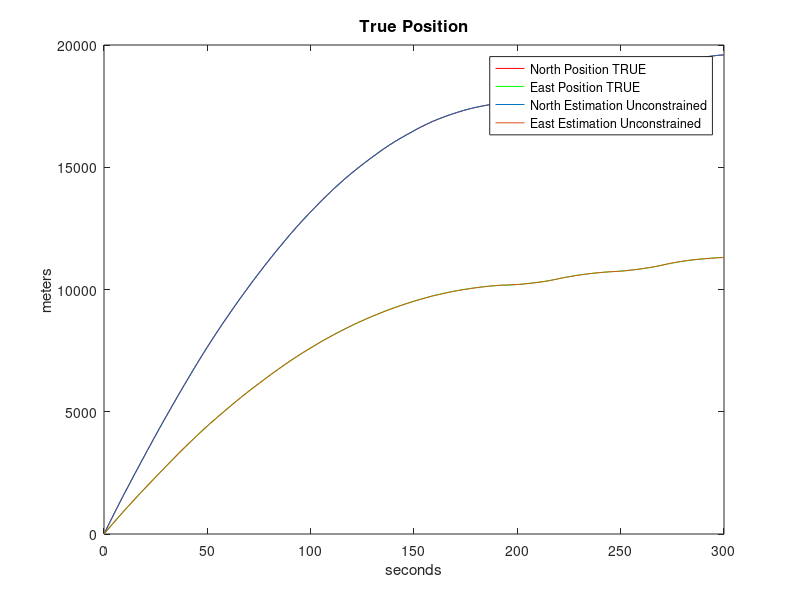
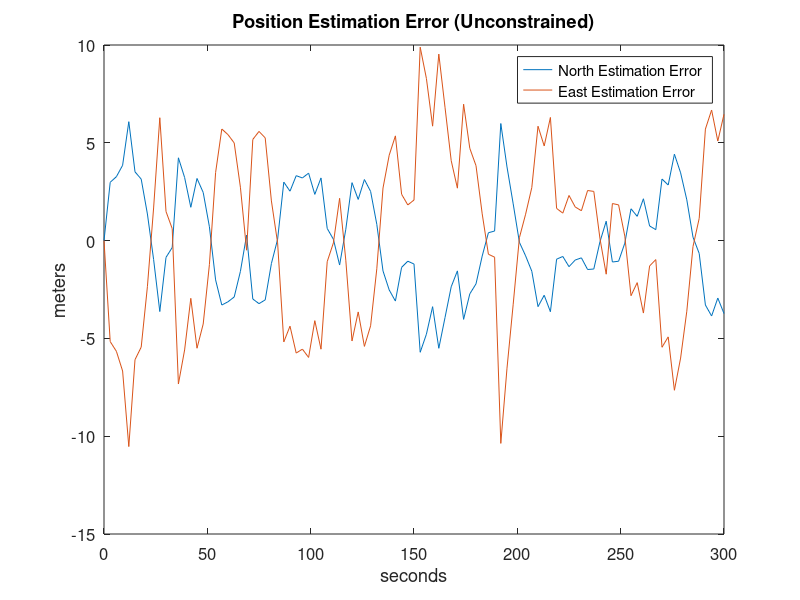
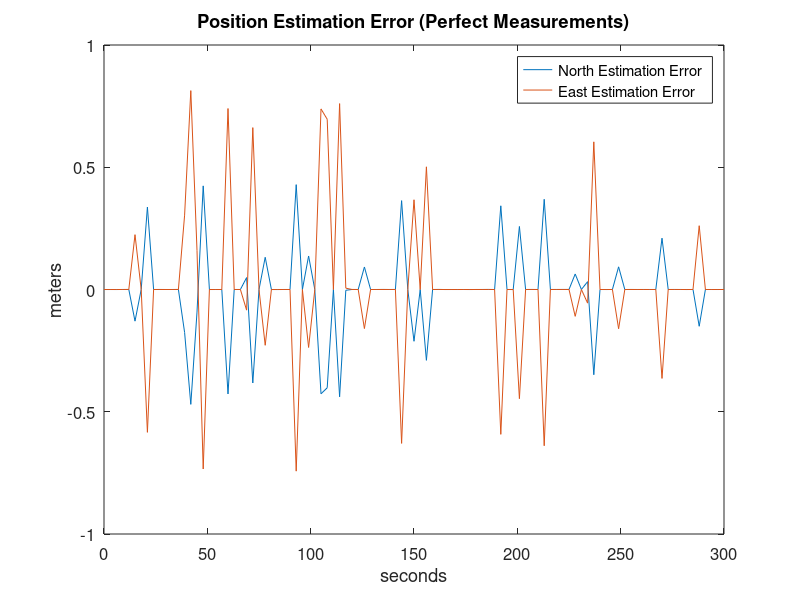
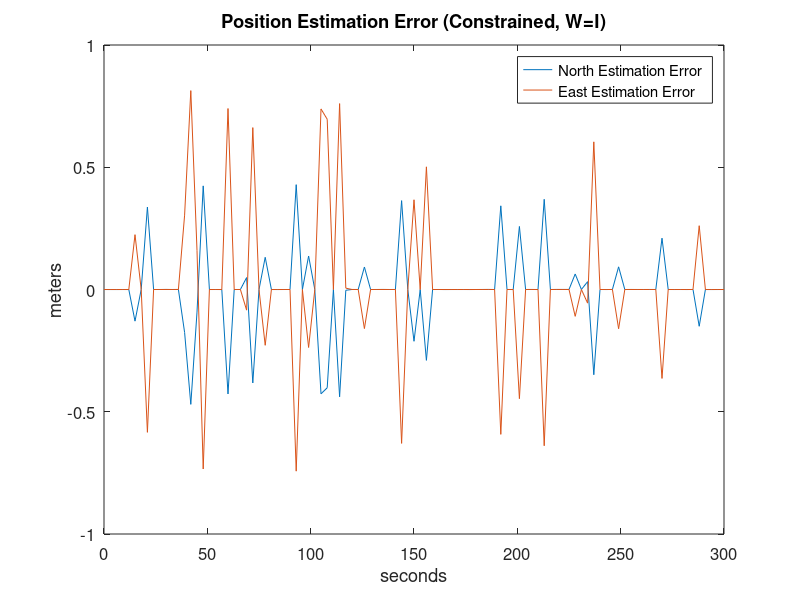

These figures' MATLAB source, in order:
function   ConstrainedKalmanFiltering

% function ConstrainedKalmanFiltering
% This m-file simulates a vehicle tracking problem.
% The vehicle state is estimated with an extended Kalman filter.
% In addition, with the a priori knowledge that the vehicle is on
% a particular road, the vehicle state is estimated with a 
% constrained Kalman filter.
% The state consists of the north and east position, and the
% north and east velocity of the vehicle.
% The measurement consists of ranges to two transponders.


tf = 300; % final time (seconds)
T = 3; % time step (seconds)

Q = diag([4, 4, 1, 1]); % Process noise covariance (m, m, m/sec, m/sec)
Qsqrt = sqrt(Q);

R = diag([900, 900]); % Measurement noise covariance (m, m)
sigma_r = sqrt(R);

% Measurement noise covariance for perfect measurement formulation.
R1 = diag([900, 900, 0, 0]);
sigma_r1 = sqrt(R1);

theta = pi / 3; % heading angle (measured CCW from east)
tantheta = tan(theta);
sintheta = sin(theta);
costheta = cos(theta);

% Define the initial state x, initial unconstrained filter estimate x_hat,
% and initial constrained Kalman filter estimate x_tilde.
x = [0; 0; 170; 100] ;
x_hat = x; % Unconstrained Kalman filter
x_hat_1 = x; % Kalman filter with perfect measurements
x_tilde = x; % Constrained Kalman filter (W=I)
x_tilde_P = x; % Constrained Kalman filter (W=inv(P))

% Initial estimation error covariance
P = diag([R(1,1), R(2,2), Q(1,1), Q(2,2)]);
% Initial estimation error covariance for perfect measurement formulation
P1 = P;

% AccelDecelFlag is used to simulate the vehicle alternately accelerating and
% decelerating, as if in traffic.
AccelDecelFlag = 1;

% Transponder locations.  The first transponder is located at rn1 meters north
% and re1 meters east.  The second transponder is located at rn2 meters north
% and re2 meters east.
%1e5 = 10000
rn1 = 0;
re1 = 0;
rn2 = 1e5 * tantheta;
re2 = 1e5;

% System matrix.
A = [1 0 T 0
   0 1 0 T
   0 0 1 0
   0 0 0 1];

% State constraint matrix.
D = [1 -tantheta 0 0; 
   0 0 1 -tantheta];

% Initialize arrays for saving data for plotting.
%x = [0; 0; 170; 100] ;
x_array = x;

 % Unconstrained Kalman filter
x_hat_array = [];
Constr_array = [];

% Kalman filter with perfect measurements
x_hat_1_array = [];
Constr_1_array = [];

% Constrained Kalman filter (W=I)
x_tilde_array = [];
Constr_Tilde_array = [];

% Constrained Kalman filter (W=inv(P))
x_tilde_P_array = [];
Constr_Tilde_P_array = [];



% Begin the simulation.
for t = T : T : tf
   % Get the measurement.
   z(1, 1) = (x(1)-rn1)^2 + (x(2)-re1)^2; %vector d landmark1 
   z(2, 1) = (x(1)-rn2)^2 + (x(2)-re2)^2; %vector d landmark2
   %error measurements z 
   MeasErr = sigma_r*randn(size(z));
   z = z + MeasErr;
   % Get the measurement for the perfect measurement formulation.
   z1(1, 1) = z(1, 1);
   z1(2, 1) = z(2, 1);
   z1(3, 1) = 0;
   z1(4, 1) = 0;
   
   %z1 = [	z(1,1)
	%		z(2,2)
	%		0
	%		0	  ]
	
	
   % Set the known input.
   if AccelDecelFlag == 1
      if (x(3) > 30) | (x(4) > 30)
         AccelDecelFlag = -1;
      end
   else
      if (x(3) < 5) | (x(4) < 5)
         AccelDecelFlag = 1;
      end
   end
   u = 1 * AccelDecelFlag;
   % Estimate the heading on the basis of the state estimate.
   headinghat = atan2(x_hat(3), x_hat(4));  
   
   
   % Run the Kalman filter.
   H = [2*(x_hat(1)-rn1) 2*(x_hat(1)-rn2) %0
      2*(x_hat(2)-re1) 2*(x_hat(2)-re2) %0
      0 0 
      0 0]; 
   
   %w(k+1) = K
   K = P * H * inv(H' * P * H + R);
   
   % Run the filter for the perfect measurement formulation.
   H1 = [2*(x_hat_1(1)-rn1) 2*(x_hat_1(1)-rn2) 1 0
      2*(x_hat_1(2)-re1) 2*(x_hat_1(2)-re2) -tantheta 0
      0 0 0 1
      0 0 0 -tantheta];
   if (cond(H1' * P1 * H1 + R1) > 1/eps)
      disp('ill conditioning problem');
      return;
   end
   K1 = P1 * H1 * inv(H1' * P1 * H1 + R1);
   
   h(1) = (x_hat(1)-rn1)^2 + (x_hat(2)-re1)^2;
   h(2) = (x_hat(1)-rn2)^2 + (x_hat(2)-re2)^2;
   
   
   
   x_hat = x_hat + K * (z - h');
   
   x_hat_array = [x_hat_array x_hat];
   
   % Find the constrained Kalman filter estimates.
   
   x_tilde = x_hat - D' * inv(D*D') * D * x_hat;
   x_tilde_array = [x_tilde_array x_tilde];
   
   x_tilde_P = x_hat - P * D' * inv(D*P*D') * D * x_hat;
   x_tilde_P_array = [x_tilde_P_array x_tilde_P];
   
   
   h1(1) = (x_hat_1(1)-rn1)^2 + (x_hat_1(2)-re1)^2;
   h1(2) = (x_hat_1(1)-rn2)^2 + (x_hat_1(2)-re2)^2;
   h1(3) = x_hat_1(1) - tantheta * x_hat_1(2);
   h1(4) = x_hat_1(3) - tantheta * x_hat_1(4);
   
   x_hat_1 = x_hat_1 + K1 * (z1 - h1');
   x_hat_1_array = [x_hat_1_array x_hat_1];
   
	B = [0; 0; T*sin(headinghat); T*cos(headinghat)];
   
   x_hat = A*x_hat + B*u;
   Constr_Err = D * x_hat;
   Constr_array = [Constr_array Constr_Err];
   
	B1 = [0; 0; T*sintheta; T*costheta];
   
   x_hat_1 = A*x_hat_1 + B1*u;
   Constr_1_Err = D * x_hat_1;
   Constr_1_array = [Constr_1_array Constr_1_Err];
   
   x_tilde = A*x_tilde + B*u;
   x_tilde_P = A*x_tilde_P + B*u;
   Constr_Tilde = D * x_tilde;
   Constr_Tilde_array = [Constr_Tilde_array Constr_Tilde];
   Constr_Tilde_P = D * x_tilde_P;
   Constr_Tilde_P_array = [Constr_Tilde_P_array Constr_Tilde_P];
   % Update the state estimation error covariance.
	P = (eye(4) - K * H') * P;
   P = A * P * A' + Q;   
   
   P1 = (eye(4) - K1 * H1') * P1;
   P1 = A * P1 * A' + Q;
   
   % Simulate the system.
   B = [0; 0; T*sin(theta); T*cos(theta)];
   x = A*x + B*u + Qsqrt*randn(size(x));
   % Constrain the vehicle (i.e., the true state) to the straight road.
   if abs(x(1) - tantheta * x(2)) > 2
      x(2) = (x(2) + x(1) * tantheta) / (1 + tantheta^2);
      x(1) = x(2) * tantheta;
   end
   if abs(x(3) - tantheta * x(4)) > 0.2
      x(4) = (x(4) + x(3) * tantheta) / (1 + tantheta^2);
      x(3) = x(4) * tantheta;
   end
   x_array = [x_array x];
end

% Process one more measurement.
z(1, 1) = (x(1)-rn1)^2 + (x(2)-re1)^2;
z(2, 1) = (x(1)-rn2)^2 + (x(2)-re2)^2;

MeasErr = sigma_r*randn(size(z));
z = z + MeasErr;

H = [2*(x_hat(1)-rn1) 2*(x_hat(1)-rn2)
   2*(x_hat(2)-re1) 2*(x_hat(2)-re2) 
   0 0 
   0 0 ];

K = P * H * inv(H' * P * H + R);

h(1) = (x_hat(1)-rn1)^2 + (x_hat(2)-re1)^2;
h(2) = (x_hat(1)-rn2)^2 + (x_hat(2)-re2)^2;


x_hat = x_hat + K * (z - h');
x_hat_array = [x_hat_array x_hat];


x_tilde = x_hat - D' * inv(D*D') * D * x_hat;
x_tilde_array = [x_tilde_array x_tilde];

x_tilde_P = x_hat - P * D' * inv(D*P*D') * D * x_hat;
x_tilde_P_array = [x_tilde_P_array x_tilde_P];


headinghat = atan2(x_hat(3), x_hat(4));  

z1(1, 1) = z(1, 1);
z1(2, 1) = z(2, 1);
z1(3, 1) = 0;
z1(4, 1) = 0;

H1 = [2*(x_hat_1(1)-rn1) 2*(x_hat_1(1)-rn2) 1 0
   2*(x_hat_1(2)-re1) 2*(x_hat_1(2)-re2) -tantheta 0
   0 0 0 1
   0 0 0 -tantheta];

K1 = P1 * H1 * inv(H1' * P1 * H1 + R1);

h1(1) = (x_hat_1(1)-rn1)^2 + (x_hat_1(2)-re1)^2;
h1(2) = (x_hat_1(1)-rn2)^2 + (x_hat_1(2)-re2)^2;
h1(3) = x_hat_1(1) - tantheta * x_hat_1(2);
h1(4) = x_hat_1(3) - tantheta * x_hat_1(4);

x_hat_1 = x_hat_1 + K1 * (z1 - h1');
x_hat_1_array = [x_hat_1_array x_hat_1];

% Compute averages.

Constr = sqrt(Constr_array(1,:).^2 + Constr_array(2,:).^2);
Constr = mean(Constr);
disp(['Average Constraint Error (Unconstrained) = ', num2str(Constr)]);

Constr1 = sqrt(Constr_1_array(1,:).^2 + Constr_1_array(2,:).^2);
Constr1 = mean(Constr1);
disp(['Average Constraint Error (Perfect Meas) = ', num2str(Constr1)]);

Constr_Tilde = sqrt(Constr_Tilde_array(1,:).^2 + Constr_Tilde_array(2,:).^2);
Constr_Tilde = mean(Constr_Tilde);
disp(['Average Constraint Error (W=I) = ', num2str(Constr_Tilde)]);

Constr_Tilde_P = sqrt(Constr_Tilde_P_array(1,:).^2 + Constr_Tilde_P_array(2,:).^2);
Constr_Tilde_P = mean(Constr_Tilde_P);
disp(['Average Constraint Error (W=inv(P)) = ', num2str(Constr_Tilde_P)]);

% Plot data.
close all;
t = 0 : T : tf;
figure;
plot(t, x_array(1, :),'r', t, x_array(2, :),'g');hold on;
plot(t, x_hat_array(1, :), t, x_hat_array(2, :));
title('True Position', 'FontSize', 12);

xlabel('seconds'); ylabel('meters');
legend('North Position TRUE', 'East Position TRUE','North Estimation Unconstrained', 'East Estimation Unconstrained');

figure;
plot(t, x_array(1, :) - x_hat_array(1, :), ...
   t, x_array(2, :) - x_hat_array(2, :));
title('Position Estimation Error (Unconstrained)', 'FontSize', 12);
set(gca,'FontSize',12); set(gcf,'Color','White');
xlabel('seconds'); ylabel('meters');
legend('North Estimation Error', 'East Estimation Error');



figure;
plot(t, x_array(1, :) - x_hat_1_array(1, :), ...
   t, x_array(2, :) - x_hat_1_array(2, :));
title('Position Estimation Error (Perfect Measurements)', 'FontSize', 12);
set(gca,'FontSize',12); set(gcf,'Color','White');
xlabel('seconds'); ylabel('meters');
legend('North Estimation Error', 'East Estimation Error');


figure;
plot(t, x_array(1, :) - x_tilde_array(1, :), ...
   t, x_array(2, :) - x_tilde_array(2, :));
title('Position Estimation Error (Constrained, W=I)', 'FontSize', 12);
set(gca,'FontSize',12); set(gcf,'Color','White');
xlabel('seconds'); ylabel('meters');
legend('North Estimation Error', 'East Estimation Error');

figure;
plot(t, x_array(1, :) - x_tilde_P_array(1, :), ...
   t, x_array(2, :) - x_tilde_P_array(2, :));
title('Position Estimation Error (Constrained, W=inv(P))', 'FontSize', 12);
set(gca,'FontSize',12); set(gcf,'Color','White');
xlabel('seconds'); ylabel('meters');
legend('North Estimation Error', 'East Estimation Error');